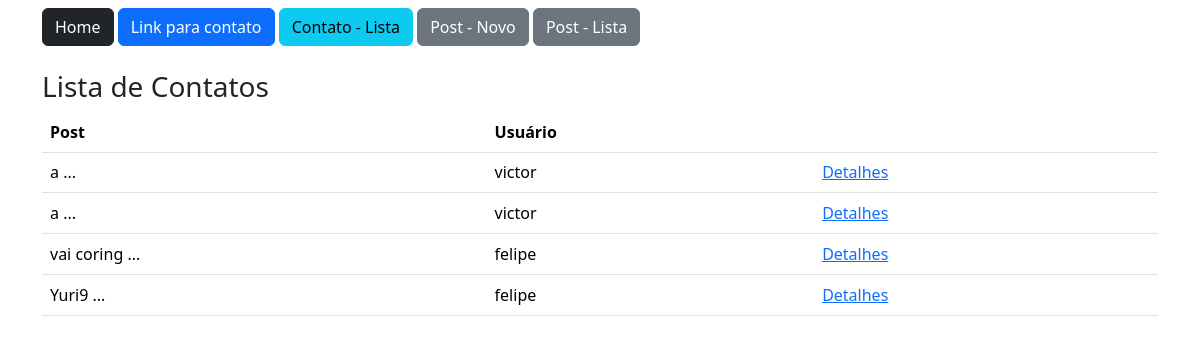
/post/lista (signed in), run on the app's committed database.
### app/models.py (models this page shows)
class Post(db.Model):
    id = db.Column(db.Integer, primary_key=True)
    data_criacao = db.Column(db.DateTime, default=datetime.now())
    mensagem = db.Column(db.String, nullable=True)
    imagem = db.Column(db.String, nullable=True, default='default.png')
    user_id = db.Column(db.Integer, db.ForeignKey('user.id'), nullable=True)
    comentarios = db.relationship('PostComentarios', backref='post', lazy=True)
    def msg_resumo(self):
        return f"{self.mensagem[:10]} ..."

class User(db.Model, UserMixin):
    id = db.Column(db.Integer, primary_key=True)
    nome = db.Column(db.String, nullable=True)
    sobrenome = db.Column(db.String, nullable=True)
    email = db.Column(db.String, nullable=True)
    senha = db.Column(db.String, nullable=True)
    posts = db.relationship('Post', backref='user', lazy=True)
    post_comentarios = db.relationship('PostComentarios', backref='user', lazy=True)

### app/views.py (the view)
@app.route('/post/lista')
@login_required
def PostLista():
    posts = Post.query.all()
    print(current_user.posts)
    return render_template('post_lista.html', posts=posts)

### app/models.py (called while the page is built)
@login_manager.user_loader
def load_user(user_id):
    return User.query.get(user_id)

### app/templates/post_lista.html
{% extends 'base.html' %}
{% block content %}
    <div class="container">
        {%include 'nave.html' %}
            <div class="row mt-4">
                <h3>Lista de Contatos</h3>
                <div class="col-12">
                    <table class="table">
                        <thead>
                            <tr>
                                <th>Post</th>
                                <th>Usuário</th>
                                <th></th>
                            </tr>
                        </thead>
                        <body>
                            <tr>
                                {% for linha in posts %}
                                <tr>
                                    <td>{{linha.msg_resumo()}}</td>
                                    <td>{{linha.user.nome}}</td>
                                    <td><a href="{{url_for('PostComentarios', id=linha.id)}}">Detalhes</a></td>
                                </tr>
                                {% endfor %}
                            </tr>
                        </body>
                    </table>
                </div>
            </div>
    </div>
{% endblock %}

### data on the page
Post: msg_resumo "a ...", user.nome "victor"
Post: msg_resumo "a ...", user.nome "victor"
Post: msg_resumo "vai coring ...", user.nome "felipe"
Post: msg_resumo "Yuri9 ...", user.nome "felipe"
